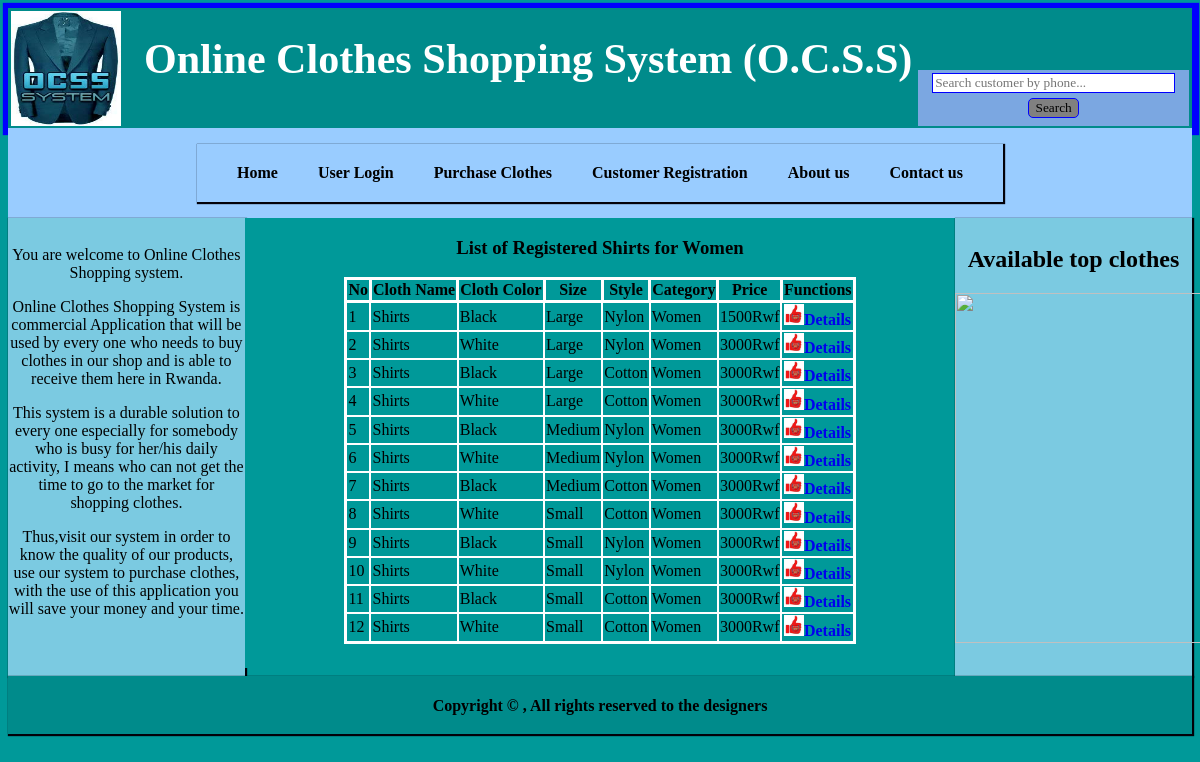
Page /women_shirts.php on the committed database.
### tables this page shows
CREATE TABLE IF NOT EXISTS `cloth_in` (
  `id` int(11) NOT NULL AUTO_INCREMENT,
  `stock_code` varchar(10) NOT NULL,
  `name` varchar(20) NOT NULL,
  `color` varchar(20) DEFAULT NULL,
  `size` varchar(20) NOT NULL,
  `style` varchar(20) NOT NULL,
  `category` varchar(20) NOT NULL,
  `picture` varchar(20) NOT NULL,
  `quantity` int(11) NOT NULL,
  `price` int(11) NOT NULL,
  `total` int(11) NOT NULL,
  `post_price` int(11) NOT NULL,
  PRIMARY KEY (`id`),
  UNIQUE KEY `stock_code` (`stock_code`)
);

CREATE TABLE IF NOT EXISTS `type` (
  `id` int(11) NOT NULL AUTO_INCREMENT,
  `type_name` varchar(30) DEFAULT NULL,
  PRIMARY KEY (`id`)
);

CREATE TABLE IF NOT EXISTS `size` (
  `id` int(11) NOT NULL AUTO_INCREMENT,
  `size_name` varchar(20) NOT NULL,
  PRIMARY KEY (`id`)
);

### clothes_class.php (called while the page is built, shortened)
<?php
class Clothes {
    private $id;
    private $name;
    private $color;
    private $size;
    private $style;
    private $category;
    private $post_price;
    public function setId($id) {
        $this->id = $id;
    }
    public function getId() {
        return $this->id;
    }
    public function setName($name) {
        $this->name = $name;
    }
    public function getName() {
        return $this->name;
    }
    public function setColor($color) {
        $this->color = $color;
    }
    public function getColor() {
        return $this->color;
    }
    public function setSize($size) {
        $this->size = $size;
    }
    public function getSize() {
        return $this->size;
    }
    public function setStyle($style) {
        $this->style = $style;
    }
    public function getStyle() {
        return $this->style;
    }
    public function setCategory($category) {
        $this->category = $category;
    }
    public function getCategory() {
        return $this->category;
    }
    public function setPost_price($post_price) {
        $this->post_price = $post_price;
    }
    public function getPost_price() {
        return $this->post_price;
    }
    public function womenShirtsView() {
        $query = sprintf("SELECT co.id, s.stock_code,t.type_name,co.color,z.size_name,co.style,co.category, co.picture, co.quantity,co.post_price,co.total FROM cloth_in co, size z, type t, stock s WHERE co.category='Women' and name='Shirts' and co.size=z.size_name and co.name=t.type_name and co.stock_code=s.stock_code");
        $result = mysql_query($query);
        $index = 0;
        while ($row = mysql_fetch_array($result)) {
            $clothe[$index] = new Clothes();
            $clothe[$index] -> setId($row['id']);
            $clothe[$index] ->setStock_code($row['stock_code']);
            $clothe[$index] ->setName($row['type_name']);
            $clothe[$index] ->setColor($row['color']);
            $clothe[$index] ->setSize($row['size_name']);
            $clothe[$index] ->setStyle($row['style']);
            $clothe[$index] ->setCategory($row['category']);
            $clothe[$index] ->setPicture($row['picture']);
            $clothe[$index] -> setQuantity($row['quantity']);
            $clothe[$index] -> setPost_price($row['post_price']);
            $clothe[$index] -> setTotal($row['total']);
            $index ++;
        }
        return $clothe;
    }
}
?>

### women_shirts.php (the view, shortened to what this page needs)
<html>
<head>
<link rel="stylesheet" type="text/css" href="style.css">
</head>
<body>
    <?php
    include "header.php";
    include "menus.php";
    include "left.php";
    ?>
<div id="body">
            <h3 style = 'float: center; font-family: georgia'>List of Registered Shirts for Women</h3>
            <?php
          include 'clothes_class.php';
          $clothe = new Clothes();
          $clothe = $clothe ->womenShirtsView();
            ?>
            <table border ="1" align ="center" style="border-collapse: collapse;border: 3px solid white">
                <tr>
                    <th style="border: 3px solid white">No</th>
                    <th style="border: 3px solid white">Cloth Name</th>
                    <th style="border: 3px solid white">Cloth Color</th>
                    <th style="border: 3px solid white">Size</th>
                    <th style="border: 3px solid white">Style</th>
                    <th style="border: 3px solid white">Category</th>
                    <th style="border: 3px solid white">Price</th>
                    <th style="border: 3px solid white">Functions</th>
                </tr>
                <?php
                $count=1;
                foreach ($clothe as $clothe) {
                ?>
                <tr>
                    <td style="border: 2px solid white"><?php echo $count; ?></td>
                    <td style="border: 2px solid white"><?php echo $clothe ->getName(); ?></td>
                    <td style="border: 2px solid white"><?php echo $clothe ->getColor(); ?></td>
                    <td style="border: 2px solid white"><?php echo $clothe ->getSize(); ?></td>
                    <td style="border: 2px solid white"><?php echo $clothe ->getStyle(); ?></td>
                    <td style="border: 2px solid white"><?php echo $clothe ->getCategory(); ?></td>
                    <td style="border: 2px solid white"><?php echo $clothe ->getPost_price(); ?>Rwf</td>
                    <td style="border: 2px solid white;text-align: center">
                       <a href ="cloth_view.php?id=<?php echo $clothe ->getId(); ?>"><img src="gunners.jpg" width="20">Details</a>
                    </td>
                </tr>
                <?php
                $count ++;
                }
                ?>
            </table>
</div>
<?php
include "right.php";
include "footer.php";
?>
</body>
</html>

### style.css (style rules this page uses)
body { background-color: #009999; }
#body { background-color: #009999; width: 60%; height: 450px; text-align: center; float: left; overflow: auto; }
th,td { font-family: georgia; }
a { font-family: georgia; text-decoration: none; font-weight: bold; }

### rows in the picture
cloth_in: type.type_name "Shirts", color "Black", size.size_name "Large", style "Nylon", category "Women", post_price "1500"
cloth_in: type.type_name "Shirts", color "White", size.size_name "Large", style "Nylon", category "Women", post_price "3000"
cloth_in: type.type_name "Shirts", color "Black", size.size_name "Large", style "Cotton", category "Women", post_price "3000"
cloth_in: type.type_name "Shirts", color "White", size.size_name "Large", style "Cotton", category "Women", post_price "3000"
cloth_in: type.type_name "Shirts", color "Black", size.size_name "Medium", style "Nylon", category "Women", post_price "3000"
cloth_in: type.type_name "Shirts", color "White", size.size_name "Medium", style "Nylon", category "Women", post_price "3000"
cloth_in: type.type_name "Shirts", color "Black", size.size_name "Medium", style "Cotton", category "Women", post_price "3000"
cloth_in: type.type_name "Shirts", color "White", size.size_name "Small", style "Cotton", category "Women", post_price "3000"
cloth_in: type.type_name "Shirts", color "Black", size.size_name "Small", style "Nylon", category "Women", post_price "3000"
cloth_in: type.type_name "Shirts", color "White", size.size_name "Small", style "Nylon", category "Women", post_price "3000"
cloth_in: type.type_name "Shirts", color "Black", size.size_name "Small", style "Cotton", category "Women", post_price "3000"
cloth_in: type.type_name "Shirts", color "White", size.size_name "Small", style "Cotton", category "Women", post_price "3000"
